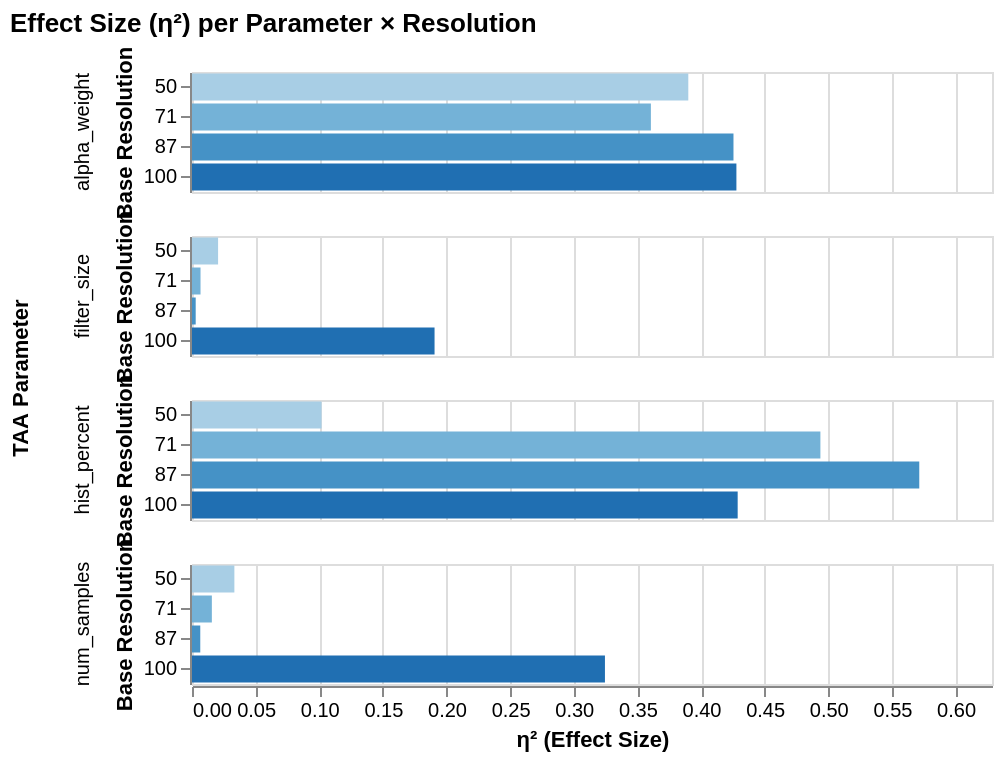

Notebook code for this chart:
### Code cell
eta_records = []

for (param, res), group in df.groupby(['parameter', 'resolution']):
    grand_mean = group['score_centered'].mean()
    ss_between = sum(
        len(g) * (g['score_centered'].mean() - grand_mean) ** 2
        for _, g in group.groupby('value')
    )
    ss_total = ((group['score_centered'] - grand_mean) ** 2).sum()
    eta2 = ss_between / ss_total if ss_total > 0 else 0
    eta_records.append({
        'parameter': param,
        'resolution': res,
        'eta_squared': round(eta2, 4)
    })

eta_df = pd.DataFrame(eta_records)

alt.Chart(eta_df).mark_bar().encode(
    x=alt.X('eta_squared:Q', title='η² (Effect Size)', scale=alt.Scale(domain=[0, eta_df['eta_squared'].max() * 1.1])),
    y=alt.Y('resolution:O', title='Base Resolution'),
    color=alt.Color('resolution:O', title='Resolution', legend=None),
    row=alt.Row('parameter:N', title='TAA Parameter'),
    tooltip=['parameter', 'resolution', alt.Tooltip('eta_squared:Q', format='.4f')]
).properties(
    width=400, height=60, title='Effect Size (η²) per Parameter × Resolution'
).resolve_scale(x='shared')

### Figure 1 — Vega-Lite specification as saved in the notebook (floating-point values rounded to 4 significant figures)
{"config": {"view": {"continuousWidth": 300, "continuousHeight": 300}}, "data": {"name": "data-10002f401511e7d1f39e94d6d1cac228"}, "mark": {"type": "bar"}, "encoding": {"color": {"field": "resolution", "legend": null, "title": "Resolution", "type": "ordinal"}, "row": {"field": "parameter", "title": "TAA Parameter", "type": "nominal"}, "tooltip": [{"field": "parameter", "type": "nominal"}, {"field": "resolution", "type": "quantitative"}, {"field": "eta_squared", "format": ".4f", "type": "quantitative"}], "x": {"field": "eta_squared", "scale": {"domain": [0, 0.6287]}, "title": "η² (Effect Size)", "type": "quantitative"}, "y": {"field": "resolution", "title": "Base Resolution", "type": "ordinal"}}, "height": 60, "resolve": {"scale": {"x": "shared"}}, "title": "Effect Size (η²) per Parameter × Resolution", "width": 400, "$schema": "https://vega.github.io/schema/vega-lite/v6.1.0.json", "datasets": {"data-10002f401511e7d1f39e94d6d1cac228": [{"parameter": "alpha_weight", "resolution": 50, "eta_squared": 0.39}, {"parameter": "alpha_weight", "resolution": 71, "eta_squared": 0.3606}, {"parameter": "alpha_weight", "resolution": 87, "eta_squared": 0.4255}, {"parameter": "alpha_weight", "resolution": 100, "eta_squared": 0.4278}, {"parameter": "filter_size", "resolution": 50, "eta_squared": 0.0205}, {"parameter": "filter_size", "resolution": 71, "eta_squared": 0.0067}, {"parameter": "filter_size", "resolution": 87, "eta_squared": 0.0029}, {"parameter": "filter_size", "resolution": 100, "eta_squared": 0.1906}, {"parameter": "hist_percent", "resolution": 50, "eta_squared": 0.1018}, {"parameter": "hist_percent", "resolution": 71, "eta_squared": 0.4938}, {"parameter": "hist_percent", "resolution": 87, "eta_squared": 0.5715}, {"parameter": "hist_percent", "resolution": 100, "eta_squared": 0.4288}, {"parameter": "num_samples", "resolution": 50, "eta_squared": 0.0333}, {"parameter": "num_samples", "resolution": 71, "eta_squared": 0.0156}, {"parameter": "num_samples", "resolution": 87, "eta_squared": 0.0065}, {"parameter": "num_samples", "resolution": 100, "eta_squared": 0.3245}]}}
